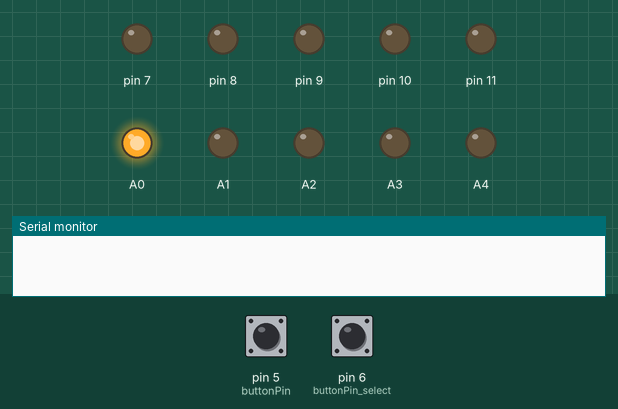
Recording of a sketch running on a simulated Arduino Uno, built with avr-gcc and run on an emulated ATmega328P. Parts: output pins drawn as LEDs (lit = HIGH), the last lines printed to the serial monitor. The inputs (shaded band) are chosen by the test bench; at power-on: pin 6 (buttonPin_select) HIGH, pin 5 (buttonPin) HIGH.

Above: at 1.2 s.
1.3 s: pin 6 (buttonPin_select) pulled LOW for 0.15 s
At 2.7 s:
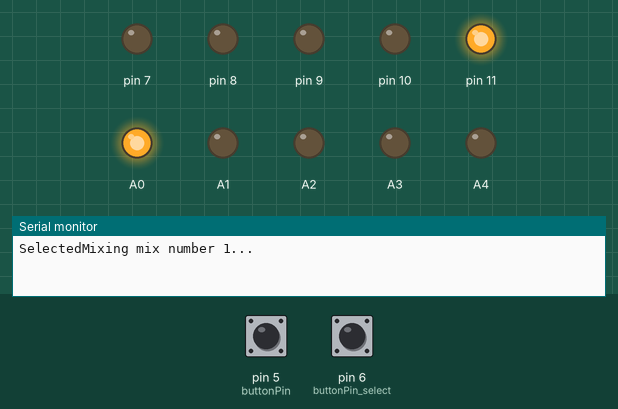
At 11.2 s:
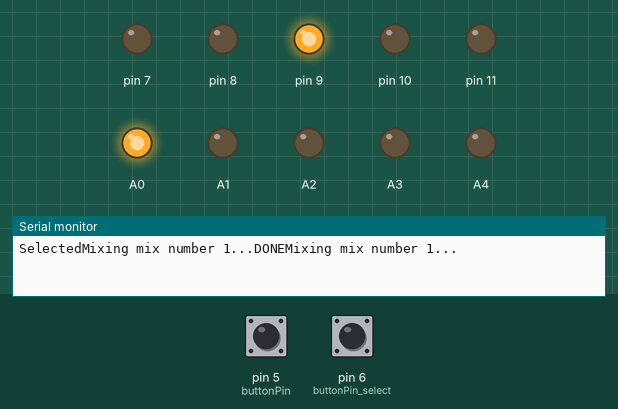
Timing chart, 0 to 13.4 s (numbered marks = the images above; inputs shaded):
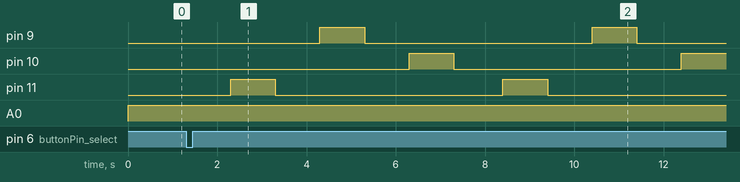

Measured:
- after the input at 1.3 s, pin 9: alternates HIGH for 1.0 s and LOW for 5.1 s, starting after 3.0 s; pin 10: LOW → HIGH after 5.0 s, → LOW 1.0 s later, → HIGH 5.1 s later; pin 11: alternates HIGH for 1.0 s and LOW for 5.1 s, starting after 1.0 s

The sketch:

kodi.ino
```cpp
int i;
int expression = 0;
int blondur1[3] = {11,9,10};
int blondur2[3] = {8,10,11};
int blondur3[4] = {8,9,10,11};
int blondur4[5] = {7,8,9,10,11};
int blondur5[4] = {7,9,11,10};
int countbutton = 0;
int count1 = 0;
const int buttonPin = 5;
const int buttonPin_select = 6;
int buttonState = 0;
int buttonStateselect = 0;
int start = 0;
int resetPin = 12;

//uses a for loop to loop through the selenoids. It's equal liquid flowing through each one.
void mix(int l,int arr[])
{

  for (i=0; i < l; i = i +1)
  {
    delay(1000);
    digitalWrite(arr[i], HIGH);
    delay(1000);
    digitalWrite(arr[i], LOW);
    start++;
  }
}

void setup()
{
  Serial.begin(9600);
  pinMode(7, OUTPUT);
  pinMode(8, OUTPUT);
  pinMode(9, OUTPUT);
  pinMode(10, OUTPUT);
  pinMode(11, OUTPUT);

  pinMode(A0, OUTPUT);
  pinMode(A1, OUTPUT);
  pinMode(A2, OUTPUT);
  pinMode(A3, OUTPUT);
  pinMode(A4, OUTPUT);

  Serial.begin(9600);
  pinMode(buttonPin, INPUT);
  pinMode(buttonPin_select, INPUT);


}


void loop()
{
    while(start == 0)
  {
    buttonState = digitalRead(buttonPin);
    buttonStateselect = digitalRead(buttonPin_select);


    switch(count1)
    {
      case 0:
      digitalWrite(A0, HIGH);
      digitalWrite(A1, LOW);
      digitalWrite(A2, LOW);
      digitalWrite(A3, LOW);
      digitalWrite(A4, LOW);
      break;

      case 1:
      digitalWrite(A0, HIGH);
      digitalWrite(A1, LOW);
      digitalWrite(A2, LOW);
      digitalWrite(A3, LOW);
      digitalWrite(A4, LOW);
      break;

      case 2:
      digitalWrite(A0, HIGH);
      digitalWrite(A1, HIGH);
      break;

      case 3:
      digitalWrite(A0, HIGH);
      digitalWrite(A1, HIGH);
      digitalWrite(A2, HIGH);
      break;

      case 4:
      digitalWrite(A0, HIGH);
      digitalWrite(A1, HIGH);
      digitalWrite(A2, HIGH);
      digitalWrite(A3, HIGH);
      break;

      case 5:
      digitalWrite(A0, HIGH);
      digitalWrite(A1, HIGH);
      digitalWrite(A2, HIGH);
      digitalWrite(A3, HIGH);
      digitalWrite(A4, HIGH);
      break;

    }

    if (buttonState == 0)
    {

      if(count1 >= 5)
      {
        count1 =  1;
        Serial.print(count1);
        Serial.print("ButtonState");
        delay(1000);
      }

      else
      {
        count1++;
        Serial.print(count1);
        Serial.print("ButtonState");
        delay(1000);
      }
    }


     if (buttonStateselect == 0)
     {

      if (count1 == 0)
      {
        expression = 1;
      }

      else
      {
        expression = count1;
      }

      Serial.print("Selected");
      break;
     }

  }
  switch(expression)
  {

    case 1:
    Serial.print("Mixing mix number 1...");
    mix(3,blondur1);
    Serial.print("DONE");
    delay(100);
    pinMode(resetPin, OUTPUT);
    break;

    case 2:
    Serial.print("Mixing mix number 2...");
    mix(3, blondur1);
    Serial.print("DONE");
    delay(100);
    pinMode(resetPin, OUTPUT);
    break;

    case 3:
    Serial.print("Mixing mix number 3...");
    mix(3, blondur3);
    Serial.print("DONE");
    delay(100);
    pinMode(resetPin, OUTPUT);
    break;

    case 4:
    Serial.print("Mixing mix number 4...");
    mix(5, blondur4);
    Serial.print("DONE");
    delay(100);
    pinMode(resetPin, OUTPUT);
    break;

    case 5:
    Serial.print("Mixing mix number 5...");
    mix(4, blondur5);
    Serial.print("DONE");
    delay(100);
    pinMode(resetPin, OUTPUT);
    break;
  }

}
```
